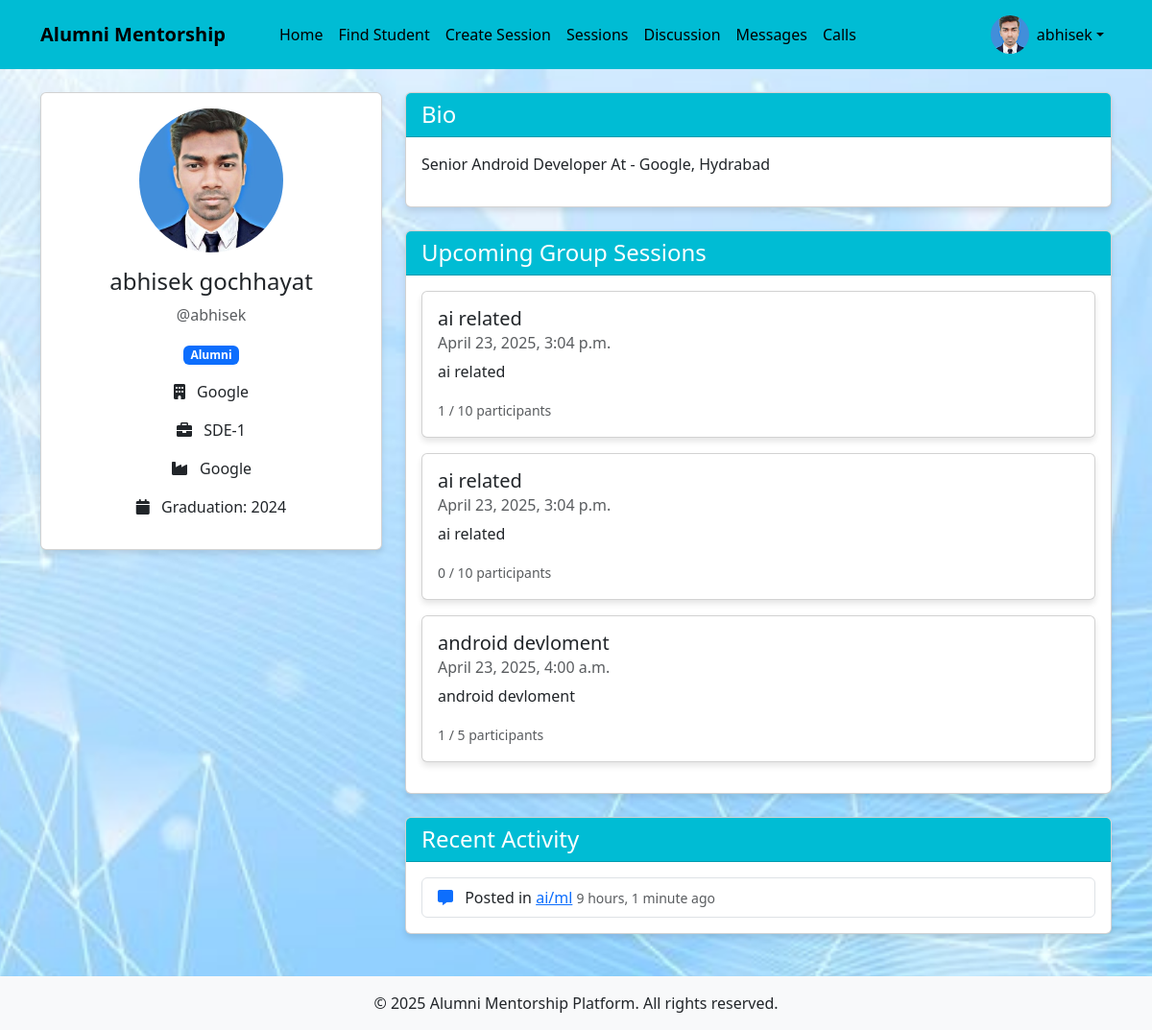
The app's page /users/user/abhisek/ (signed in) with its own data.
### users/models.py (models this page shows, shortened)
class CustomUser(AbstractUser):
    USER_TYPE_CHOICES = (
        ('student', 'Student'),
        ('alumni', 'Alumni'),
    )
    user_type = models.CharField(max_length=10, choices=USER_TYPE_CHOICES)
    bio = models.TextField(blank=True)
    profile_picture = models.ImageField(upload_to='profile_pics/', blank=True, null=True)
    graduation_year = models.IntegerField(null=True, blank=True)
    company = models.CharField(max_length=100, blank=True)
    position = models.CharField(max_length=100, blank=True)
    industry = models.CharField(max_length=100, blank=True)
    course = models.CharField(max_length=100, blank=True)
    year_of_study = models.IntegerField(null=True, blank=True)

### mentorship/models.py (models this page shows, shortened)
class GroupSession(models.Model):
    title = models.CharField(max_length=200)
    description = models.TextField()
    mentor = models.ForeignKey(CustomUser, on_delete=models.CASCADE, related_name='hosted_group_sessions')
    date_time = models.DateTimeField()
    max_participants = models.IntegerField(default=10)
    participants = models.ManyToManyField(CustomUser, related_name='group_sessions', blank=True)
    created_at = models.DateTimeField(auto_now_add=True)

### discussion/models.py (models this page shows, shortened)
class Post(models.Model):
    topic = models.ForeignKey(Topic, on_delete=models.CASCADE, related_name='posts')
    content = models.TextField()
    author = models.ForeignKey(CustomUser, on_delete=models.CASCADE, related_name='posts')
    created_at = models.DateTimeField(auto_now_add=True)
    updated_at = models.DateTimeField(auto_now=True)

class Topic(models.Model):
    title = models.CharField(max_length=200)
    description = models.TextField()
    created_by = models.ForeignKey(CustomUser, on_delete=models.CASCADE, related_name='topics')
    created_at = models.DateTimeField(auto_now_add=True)

### users/views.py (the view)
# urls.py: path('user/<str:username>/', views.user_detail, name='user_detail'),
def user_detail(request, username):
    user = get_object_or_404(CustomUser, username=username)
    return render(request, 'users/user_detail.html', {'profile_user': user})

### templates/users/user_detail.html (shortened to what this page needs)
{% extends 'base.html' %}
{% block content %}
<div class="row">
    <div class="col-md-4">
        <div class="card text-center">
            <div class="card-body">
                {% if profile_user.profile_picture %}
                    <img src="{{ profile_user.profile_picture.url }}" alt="Profile Picture" class="profile-pic-lg mb-3">
                {% else %}
                    <i class="fas fa-user-circle mb-3" style="font-size: 8rem; color: #ccc;"></i>
                {% endif %}
                <h4>{{ profile_user.get_full_name }}</h4>
                <p class="text-muted">@{{ profile_user.username }}</p>
                <p class="badge bg-primary">{{ profile_user.get_user_type_display }}</p>
                {% if profile_user.user_type == 'alumni' %}
                    <p><i class="fas fa-building me-2"></i> {{ profile_user.company|default:"Not specified" }}</p>
                    <p><i class="fas fa-briefcase me-2"></i> {{ profile_user.position|default:"Not specified" }}</p>
                    <p><i class="fas fa-industry me-2"></i> {{ profile_user.industry|default:"Not specified" }}</p>
                {% else %}
                    <p><i class="fas fa-graduation-cap me-2"></i> {{ profile_user.course|default:"Not specified" }}</p>
                    <p><i class="fas fa-user-graduate me-2"></i> Year {{ profile_user.year_of_study|default:"Not specified" }}</p>
                {% endif %}
                <p><i class="fas fa-calendar me-2"></i> Graduation: {{ profile_user.graduation_year|default:"Not specified" }}</p>
            </div>
        </div>
    </div>
    <div class="col-md-8">
        <div class="card">
            <div class="card-header  text-white">
                <h4 class="card-title mb-0">Bio</h4>
            </div>
            <div class="card-body">
                {% if profile_user.bio %}
                    <p>{{ profile_user.bio }}</p>
                {% else %}
                    <p class="text-muted">No bio provided.</p>
                {% endif %}
            </div>
        </div>
        {% if profile_user.user_type == 'alumni' %}
            <div class="card mt-4">
                <div class="card-header  text-white">
                    <h4 class="card-title mb-0">Upcoming Group Sessions</h4>
                </div>
                <div class="card-body">
                    {% for session in profile_user.hosted_group_sessions.all %}
                        <div class="card mb-3">
                            <div class="card-body">
                                <h5 class="card-title">{{ session.title }}</h5>
                                <h6 class="card-subtitle mb-2 text-muted">{{ session.date_time|date:"F j, Y, g:i a" }}</h6>
                                <p class="card-text">{{ session.description }}</p>
                                <p class="card-text"><small class="text-muted">{{ session.participants.count }} / {{ session.max_participants }} participants</small></p>
                            </div>
                        </div>
                    {% empty %}
                        <p class="text-muted">No upcoming group sessions.</p>
                    {% endfor %}
                </div>
            </div>
        {% endif %}
        <div class="card mt-4">
            <div class="card-header  text-white">
                <h4 class="card-title mb-0">Recent Activity</h4>
            </div>
            <div class="card-body">
                <ul class="list-group">
                    {% for post in profile_user.posts.all|slice:":5" %}
                        <li class="list-group-item">
                            <i class="fas fa-comment-alt text-primary me-2"></i>
                            Posted in <a href="{% url 'topic_detail' post.topic.id %}">{{ post.topic.title }}</a>
                            <small class="text-muted">{{ post.created_at|timesince }} ago</small>
                        </li>
                    {% empty %}
                        <li class="list-group-item text-muted">No recent activity.</li>
                    {% endfor %}
                </ul>
            </div>
        </div>
    </div>
</div>
{% endblock %}

### templates/base.html (shortened to what this page needs)
<!DOCTYPE html>
<html lang="en">
  <head>
    <link
      href="https://cdn.jsdelivr.net/npm/bootstrap@5.3.0/dist/css/bootstrap.min.css"
      rel="stylesheet"
    />
    <link
      rel="stylesheet"
      href="https://cdnjs.cloudflare.com/ajax/libs/font-awesome/6.0.0/css/all.min.css"
    />
  </head>
  <body>
    <header>
      <nav class="navbar navbar-expand-lg navbar-dark">
        <div class="container">
          <a class="navbar-brand" href="{% url 'home' %}">Alumni Mentorship</a>
          <div class="collapse navbar-collapse" id="navbarNav">
            <ul class="navbar-nav me-auto">
              {% if user.is_authenticated %}
              <li class="nav-item">
                <a class="nav-link" href="{% url 'home' %}">Home</a>
              </li>
              {% if user.user_type == 'student' %}
              <li class="nav-item">
                <a class="nav-link" href="{% url 'alumni_list' %}"
                  >Find Mentors</a
                >
              </li>
              {% else %}
              <li class="nav-item">
                <a class="nav-link" href="{% url 'student_list' %}"
                  >Find Student</a
                >
              </li>
              <li class="nav-item">
                <a class="nav-link" href="{% url 'create_group_session' %}"
                  >Create Session</a
                >
              </li>
              {% endif %}
              <li class="nav-item">
                <a class="nav-link" href="{% url 'group_sessions' %}"
                  > Sessions</a
                >
              </li>
              <li class="nav-item">
                <a class="nav-link" href="{% url 'topic_list' %}"
                  >Discussion </a
                >
              </li>
              <li class="nav-item">
                <a class="nav-link" href="{% url 'chat_list' %}">Messages</a>
              </li>
              <li class="nav-item">
                <a class="nav-link" href="{% url 'call_home' %}">Calls</a>
              </li>
              {% endif %}
            </ul>
            <ul class="navbar-nav">
              {% if user.is_authenticated %}
              <li class="nav-item dropdown">
                <a
                  class="nav-link dropdown-toggle d-flex align-items-center"
                  href="#"
                  id="navbarDropdown"
                  role="button"
                  data-bs-toggle="dropdown"
                >
                  {% if user.profile_picture %}
                  <img
                    src="{{ user.profile_picture.url }}"
                    alt="Profile"
                    class="profile-pic me-2"
                  />
                  {% else %}
                  <i
                    class="fas fa-user-circle me-2"
                    style="font-size: 1.5rem"
                  ></i>
                  {% endif %} {{ user.username }}
                </a>
              </li>
              {% endif %}
            </ul>
          </div>
        </div>
      </nav>
    </header>
    <main class="container py-4">
       {% block content %}{% endblock %}
    </main>
    <footer class="bg-light py-3 mt-auto">
      <div class="container text-center">
        <p class="mb-0">
          &copy; {% now "Y" %} Alumni Mentorship Platform. All rights reserved.
        </p>
      </div>
    </footer>
  </body>
</html>

### templates/base.html (style rules this page uses)
body { min-height: 100vh; display: flex; flex-direction: column; background-image: url("/static/images/img.jpg"); background-size: cover; background-repeat: no-repeat; background-position: center; }
main { flex: 1; }
.navbar-brand { font-weight: bold; padding-right: 2rem; color: #000; }
.profile-pic { width: 40px; height: 40px; border-radius: 50%; object-fit: cover; }
.navbar { background: #00bcd4; }
.nav-item { gap: 1rem; }
#navbarNav { gap: 2rem; }
.profile-pic-lg { width: 150px; height: 150px; border-radius: 50%; object-fit: cover; }
.card { margin-bottom: 20px; box-shadow: 0 4px 6px rgba(0, 0, 0, 0.1); }
.card-header { background-color: #00bcd4; }
.navbar li a { color: black; }

### records on screen
CustomUser: profile_picture (picture), username "abhisek", get_full_name "abhisek gochhayat", user_type "Alumni", company "Google", position "SDE-1", industry "Google", graduation_year "2024", bio "Senior Android Developer At - Google, Hydrabad"
GroupSession: title "ai related", date_time "April 23, 2025, 3:04 p.m.", description "ai related", participants.count "1", max_participants "10"
GroupSession: title "ai related", date_time "April 23, 2025, 3:04 p.m.", description "ai related", participants.count "0", max_participants "10"
GroupSession: title "android devloment", date_time "April 23, 2025, 4:00 a.m.", description "android devloment", participants.count "1", max_participants "5"
Post: topic "ai/ml", created_at "9 hours, 1 minute"
